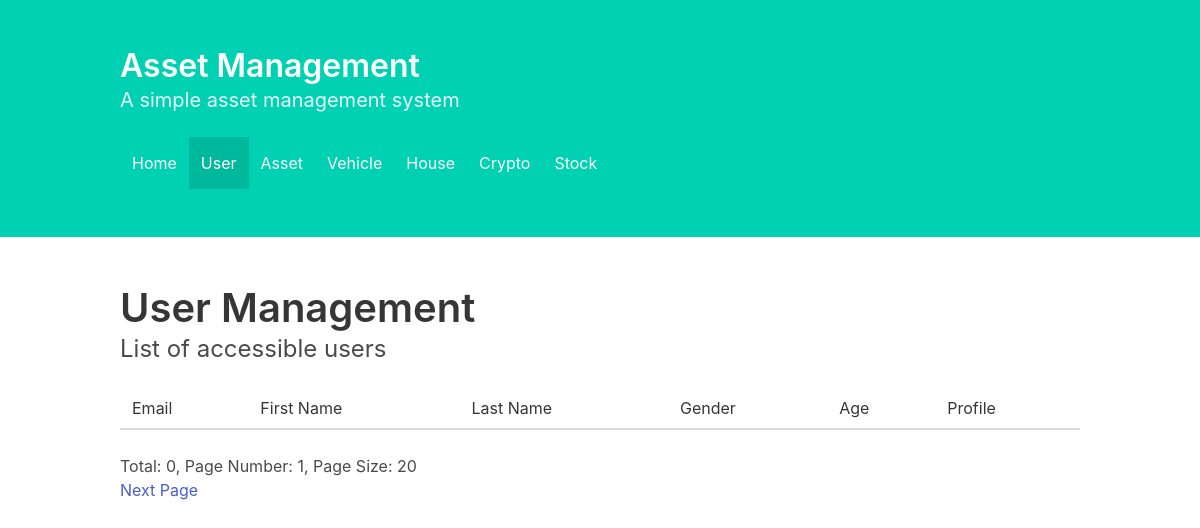
The app's page /user, older data.
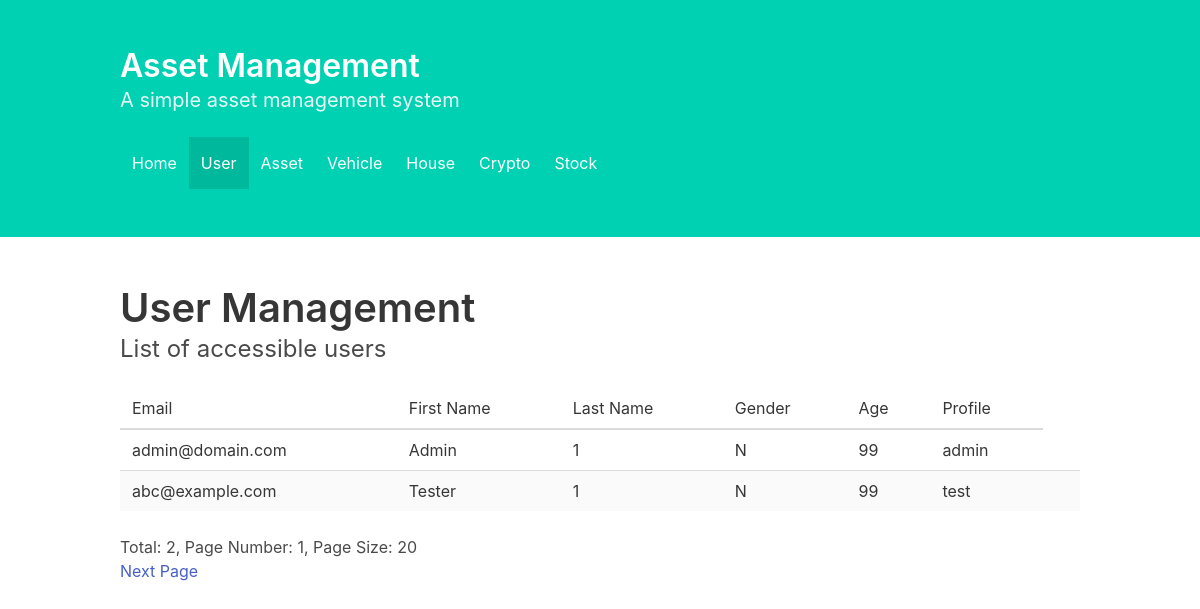
The same page, newer data.
### aerc_website/models.py (models this page shows)
class User(AbstractUser):
    GENDER_CHOICE = [
        ('F', 'Female'),
        ('M', 'Male'),
        ('N', 'Prefer not to say')
    ]
    email = models.EmailField(
            max_length=255,
            unique=True,
        )
    first_name = models.CharField("first name", max_length=255, blank=True)
    last_name = models.CharField("last name", max_length=255, blank=True)
    gender = models.CharField(choices=GENDER_CHOICE, max_length=1, default='N')
    age =  models.SmallIntegerField(default=18)
    profile = models.ImageField(upload_to=profile_path, default="")

### aerc_website/views.py (the view)
# urls.py: path('user', views.user, name='user'),
def user(request):
    context = {}
    if request.method == "GET":
        total = User.objects.count()
        size = int(request.GET.get('size', 20))
        page = int(request.GET.get('page', 1))
        data = User.objects.all()[(page-1)*size:page*size]
        context['total'] = total
        context['size'] = size
        context['page'] = page
        context['data'] = data
        context['hasPrev'] = page > 1
        context['hasNext'] = page * size + len(data) != total
        context['pagePrev'] = page - 1
        context['pageNext'] = page + 1
        return render(request, 'user/index.html', context)

### aerc_website/templates/user/index.html (shortened to what this page needs)
<!DOCTYPE html>
{% load static %}
<html lang="en">
<head>
    <link rel="stylesheet" href="https://cdn.jsdelivr.net/npm/bulma@0.9.4/css/bulma.min.css">
    <link rel="stylesheet" href="{% static 'css/styles.css' %}">
</head>
<body>
    <main>
        <section class="hero is-primary">
            <div class="hero-body">
                <div class="container">
                    <h1 class="title">
                        Asset Management
                    </h1>
                    <h2 class="subtitle">
                        A simple asset management system
                    </h2>
                    <nav class="navbar" role="navigation" aria-label="main navigation">
                        <div id="navbarBasicExample" class="navbar-menu">
                            <div class="navbar-start">
                                <a class="navbar-item" href="/">
                                    Home
                                </a>
                                <a class="navbar-item is-active" href="/user">
                                    User
                                </a>
                                <a class="navbar-item" href="/asset">
                                    Asset
                                </a>
                                <a class="navbar-item" href="/vehicle">
                                    Vehicle
                                </a>
                                <a class="navbar-item" href="/house">
                                    House
                                </a>
                                <a class="navbar-item" href="/crypto">
                                    Crypto
                                </a>
                                <a class="navbar-item" href="/stock">
                                    Stock
                                </a>
                            </div>
                        </div>
                    </nav>
                </div>
            </div>
        </section>
        <section class="section">
            <div class="container">
                <h2 class="title is-2">User Management</h2>
                <p class="subtitle is-4">List of accessible users</p>
                <div class="table-container">
                    <table class="table is-striped is-hoverable is-fullwidth">
                        <thead>
                            <tr>
                                <td>Email</td>
                                <td>First Name</td>
                                <td>Last Name</td>
                                <td>Gender</td>
                                <td>Age</td>
                                <td>Profile</td>
                            </tr>
                        </thead>
                        <tbody>
                            {% for x in data %}
                                <tr>
                                    <td>{{ x.email }}</td>
                                    <td>{{ x.first_name }}</td>
                                    <td>{{ x.last_name }}</td>
                                    <td>{{ x.gender }}</td>
                                    <td>{{ x.age }}</td>
                                    <td>{{ x.profile }}</td>
                                    <td>{{ x.purchase_date }}</td>
                                </tr>
                            {% endfor %}
                        </tbody>
                    </table>
                </div>
                <div>
                    Total: {{ total }}, Page Number: {{ page }}, Page Size: {{ size }}
                </div>
                <div>
                    {% if hasNext %}
                    <a href="?size=20&page={{ pageNext }}">Next Page</a>
                    {% endif %}
                </div>
            </div>
        </section>
    </main>
</body>
</html>

Row changes from the older to the newer data that the page shows:
added User: email "admin@domain.com", first_name "Admin", last_name "1", gender "N", age "99", profile "admin"
added User: email "abc@example.com", first_name "Tester", last_name "1", gender "N", age "99", profile "test"
Text that changed along with them:
{{ total }}: "0" → "2"
